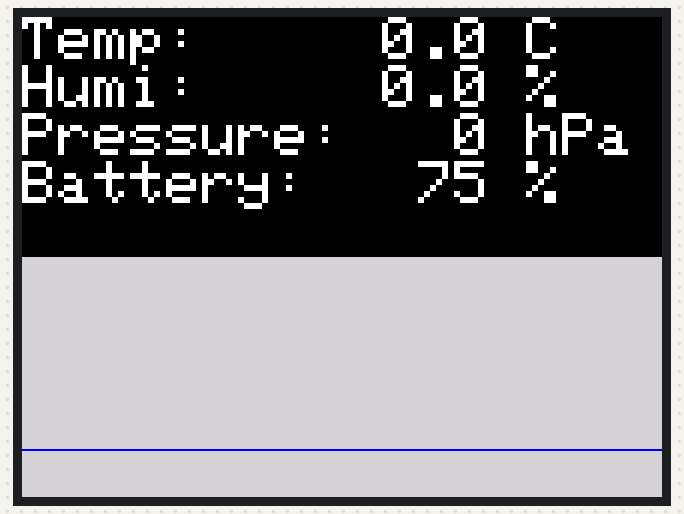
The program below on a simulated ESP32. Shown: 320×240 colour display. Not simulated (calls return 0 or success): UNIT_ENV.h; what the program prints to the serial monitor is not drawn.

Above: at 0.3 s.

The program:

main.cpp
```cpp
#include <M5Stack.h>
#include "UNIT_ENV.h"
#include <WiFi.h>
#include <WiFiServer.h>
#include <WiFiAP.h>
#include <string>

#define WIDTH 320

SHT3X sht30;
QMP6988 qmp6988;

float tmp = 0.0;
float hum = 0.0;
float pressure = 0.0;

const char *ssid = "UNIT_ENV";
const char *password = "UNIT_ENV";
const int interval = ((24 * 60 * 60) / WIDTH) * 1000;

int cnt = 0;
float tmp_list[WIDTH];
float hum_list[WIDTH];
float prs_list[WIDTH];

void setup_wifi() {
  WiFi.softAP(ssid, password);
  IPAddress myIP = WiFi.softAPIP();
  Serial.print("AP IP address: ");
  Serial.println(myIP);
}

WiFiServer* server;
void setupServer()
{
  server = new WiFiServer(80);
  server->begin();
}

void fetchSensorData(void *arg)
{
  while (1)
  {
    pressure = qmp6988.calcPressure();
    if (sht30.get() == 0)
    {                       // Obtain the data of shT30.
      tmp = sht30.cTemp;    // Store the temperature obtained from ShT30.
      hum = sht30.humidity; // Store the humidity obtained from the SHT30.
    }
    else
    {
      tmp = 0, hum = 0;
    }

    float cpu_cel = temperatureRead();

    tmp_list[cnt] = tmp;
    hum_list[cnt] = hum;
    prs_list[cnt] = pressure;
    cnt = (cnt + 1) % WIDTH;

    delay(interval); // センサからの情報取得は4.5分毎
  }
}

void displayEnv()
{
  M5.lcd.fillRect(0, 0, 160, 30, TFT_BLACK); // Fill the screen with black (to clear the screen).
  M5.lcd.setCursor(0, 0);
  M5.Lcd.printf("Temp:     %2.1f C \r\nHumi:     %2.1f %% \r\nPressure:%4.0f hPa\r\nBattery:  %3d %%", tmp, hum, pressure / 100, M5.Power.getBatteryLevel());
}

void drawGraph()
{
  M5.lcd.fillRect(0, 120, 320, 120, TFT_LIGHTGREY);
  for (int i = 0; i < WIDTH; i++) {
    //Serial.println(tmp_list[i]);
    float dpt = 120.0 / 50;
    float raw_t = tmp_list[(cnt + i) % WIDTH];
    float t = raw_t + 10.0;
    int y = 240 - (int)roundf(t * dpt);
    uint32_t color = TFT_GREEN;
    if (raw_t > 30) {
      color = TFT_RED;
    }
    else if (raw_t > 25) {
      color = TFT_ORANGE;
    }
    else if (raw_t < 10) {
      color = TFT_BLUE;
    }
    else if (raw_t < 0) {
      color = TFT_WHITE;
    }
    M5.lcd.drawPixel(i, y, color);
  }
}

void processRequest(void* arg)
{
  while (1)
  {
    WiFiClient client = server->available();
    if (client)
    {
      while (client.connected())
      {
        String line = client.readStringUntil('\r');
        if (line.endsWith("GET /env HTTP/1.1"))
        {
          //Serial.println(recv);
          client.println("HTTP/1.1 200 OK");
          client.println("Content-Type: text/plain");
          client.println("Access-Control-Allow-Origin: *");
          client.println();
          client.println("{");
          client.println("\"Temperture\": " +
                         String(tmp, 2) + ",");
          client.println("\"Humidity\": " +
                         String(hum, 2) + ",");
          client.println("\"Pressure\": " +
                         String(pressure, 0));
          client.println("}");
          client.println();
        }
        else
        {
          client.println("HTTP/1.1 404 Not Found");
          client.println();
        }
        client.stop();
      }
    }
    delay(1);
  }
}

void setup()
{
  M5.begin();            // Init M5Stack.
  M5.Power.begin();      // Init power
  if (M5.Power.canControl())
  {
    M5.Power.setPowerVin(false);
  }
  // 320x240
  M5.lcd.setTextSize(3); // Set the text size to 2.
  M5.lcd.setRotation(3);
  Wire.begin();          // Wire init, adding the I2C bus.
  sht30.get();
  qmp6988.init();
  Serial.begin(9600);
  setup_wifi();
  //M5.lcd.println(F("ENV Unit III test"));
  //M5.lcd.sleep();
  xTaskCreatePinnedToCore(fetchSensorData, "Task0", 4096, NULL, 1, NULL, 0);
  xTaskCreatePinnedToCore(processRequest, "Task1", 4096, NULL, 1, NULL, 1);
  setupServer();
}

void loop()
{
  //processRequest();

  displayEnv();
  drawGraph();

  if (!M5.Power.getBatteryLevel() > 90)
  {
    if (!M5.Power.isCharging()) {
      M5.Power.setCharge(true);
    }
    else {
      // do nothing
    }
  }
  else {
    M5.Power.setCharge(false);
  }

  delay(interval);
}
```
